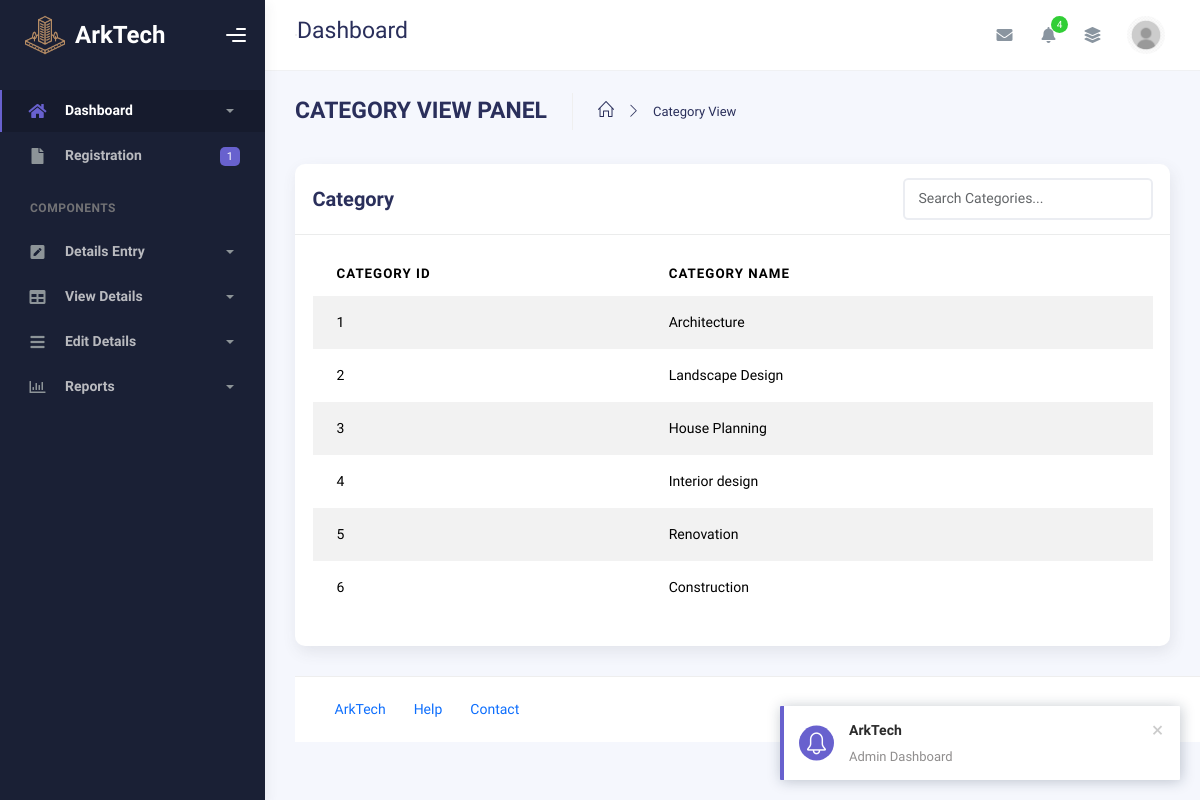
The app's page /Admin/categoryview.php with its own data.
### tables this page shows
CREATE TABLE IF NOT EXISTS `tbl_category` (
  `category_id` int NOT NULL AUTO_INCREMENT,
  `category_name` varchar(50) NOT NULL,
  PRIMARY KEY (`category_id`)
);

### dboperation.php (called while the page is built, shortened)
<?php
class dboperation
{
    public $con,$res;
    function __construct()
    {
        $this->con=mysqli_connect("localhost","root","","arktech");
    }
    public function executequery($sql)
    {
        $this->res=mysqli_query($this->con,$sql);
        return $this->res;
    }
}
?>

### Admin/categoryview.php (the view, shortened to what this page needs)
<?php
include("header.php");
include("../dboperation.php");
$obj = new dboperation();
$s = "select * from tbl_category";
$res = $obj->executequery($s);
?>
        <div class="container">
          <div class="page-inner">
            <div class="page-header">
              <h3 class="fw-bold mb-3">CATEGORY VIEW PANEL</h3>
              <ul class="breadcrumbs mb-3">
                <li class="nav-home">
                  <a href="index.php">
                    <i class="icon-home"></i>
                  </a>
                </li>
                <li class="separator">
                  <i class="icon-arrow-right"></i>
                </li>
                <li class="nav-item">
                  <a href="#">Category View</a>
                </li>
              </ul>
            </div>
            <div class="row">
              <div class="col-md-12">
                <div class="card">
                  <div class="card-header d-flex justify-content-between align-items-center">
                      <h4 class="card-title m-0">Category</h4>
                      <div class="ms-auto">
                      <input type="text" id="categorySearch" class="form-control" style="width: 250px;" placeholder="Search Categories...">
                    </div>
                  </div>
                  <div class="card-body">
                    <div class="table-responsive">
                      <table
                        id="basic-datatables"
                        class="display table table-striped table-hover"
                      >
                        <thead>
                          <tr>
                            <th>Category ID</th>
                            <th>Category Name</th>
                          </tr>
                        </thead>
            <tbody>
              <?php
               while ($r = mysqli_fetch_array($res)) {
              ?>
                <tr>
                  <td><?php echo $r["category_id"]; ?></td>
                  <td><?php echo $r["category_name"]; ?></td>
                  <td>
              </td>
              </tr>
              <?php
              }
              ?>
            </tbody>
          </table>
        </div>
      </div>
    </div>
  </div>
</div>
<?php
include_once("footer.php");
?>

### records on screen
tbl_category: category_id "1", category_name "Architecture"
tbl_category: category_id "2", category_name "Landscape Design"
tbl_category: category_id "3", category_name "House Planning"
tbl_category: category_id "4", category_name "Interior design"
tbl_category: category_id "5", category_name "Renovation"
tbl_category: category_id "6", category_name "Construction"
